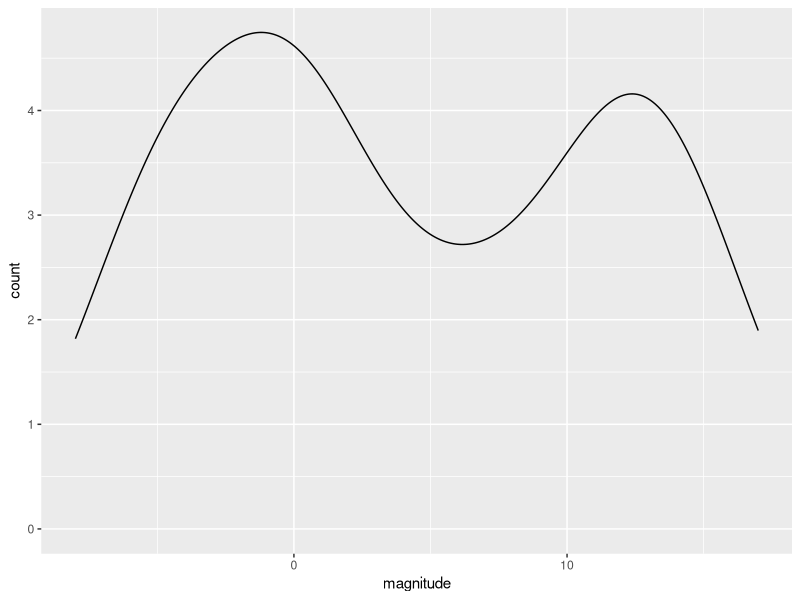
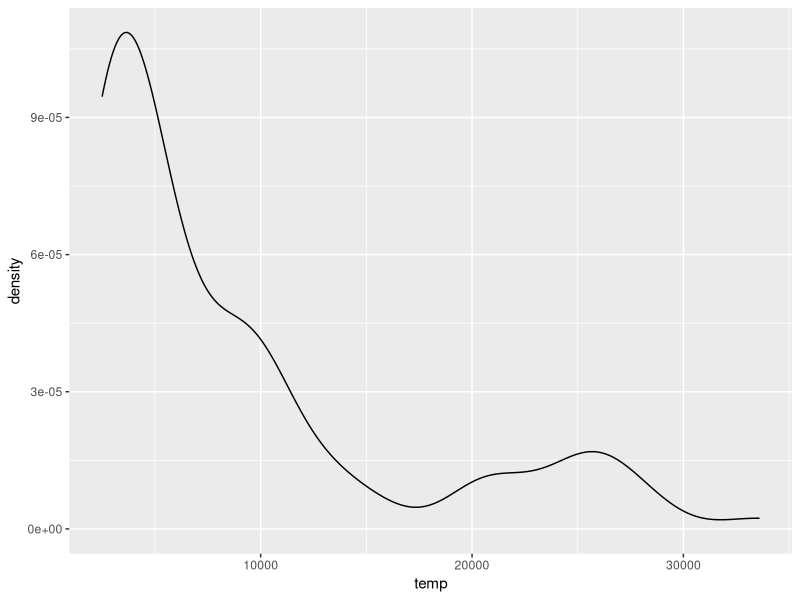
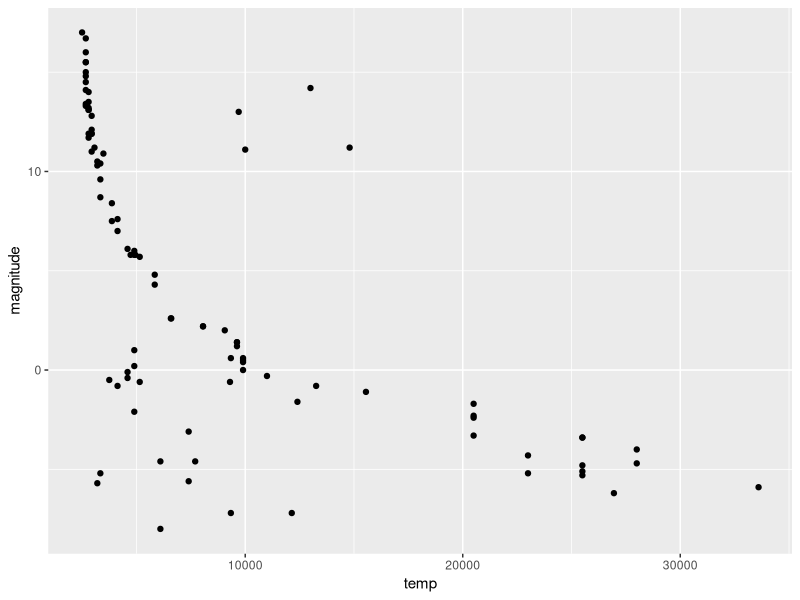
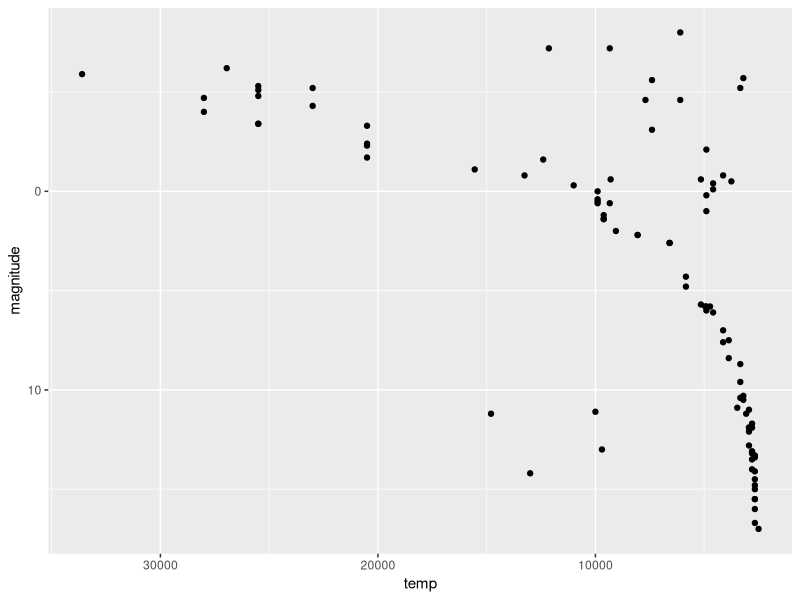
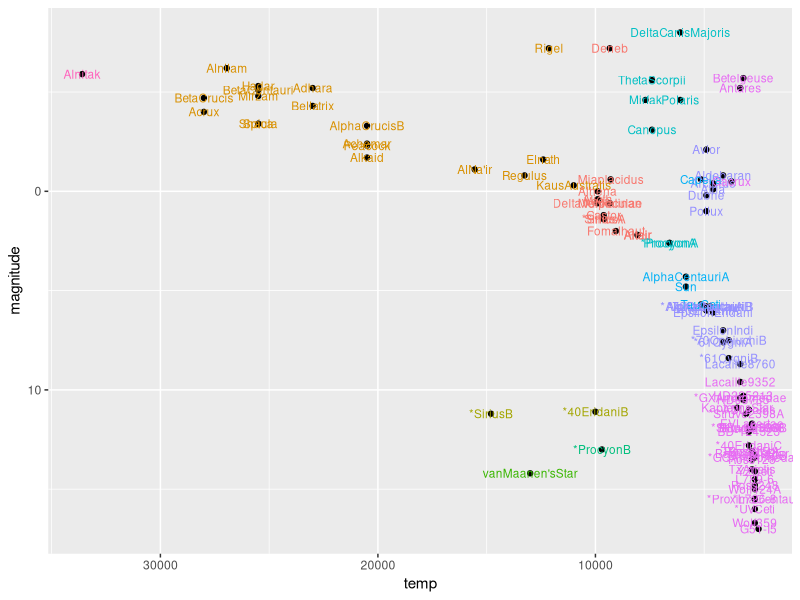
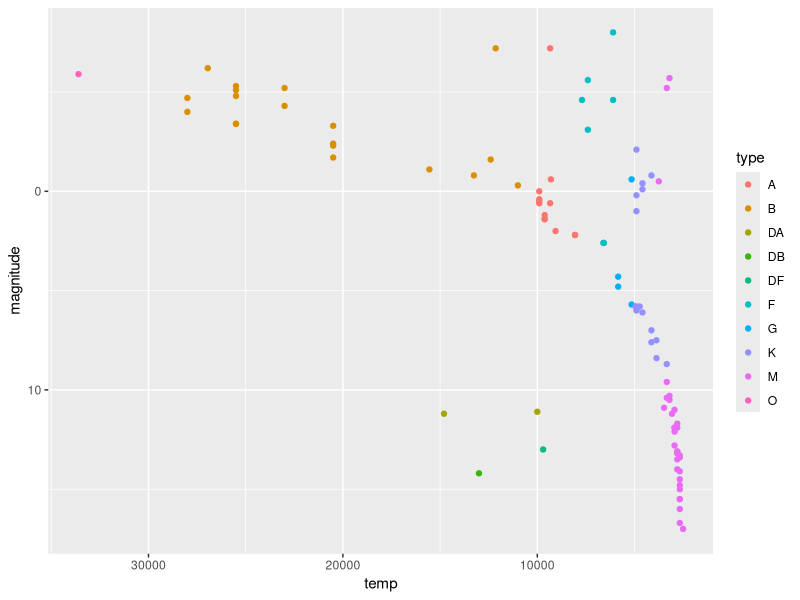

Reproduce these figures in R, in order. (Note: this script raises an error after producing the figures.)

# ASSESSMENT 13 - Properties of Stars Exercises
library(tidyverse)
library(dslabs)
library(ggplot2)
data(stars)
options(digits = 3)   # report 3 significant digits
str(stars)
library(RColorBrewer)

# QUESTION 1 MEAN MAGNITUDE
mean(stars$magnitude)
sd(stars$magnitude)

# QUESTION 2 -DENSITY PLOT OF THE MAGNITUDE - HOW MANY PEAKS?
stars%>%
  ggplot(aes(magnitude, temperature, y=..count..))+
  geom_density(alpha=0.2, position="stack")

# QUESTION 3 - Examine the distribution of star temperature.
# Which of these statements best characterizes the temperature distribution?
stars %>%
  ggplot(aes(temp)) +
  geom_density()

# Question 4
# Make a scatter plot of the data with temperature on the x-axis and magnitude on the 
# y-axis and examine the relationship between the variables. 
# Recall that lower magnitude means a more luminous (brighter) star.
# Most stars follow a _______________ trend. These are called main sequence stars.

stars %>%
  ggplot(aes(temp, magnitude)) +
  geom_point()

# Question 5 scale_y_reverse()

stars %>%
  ggplot(aes(temp, magnitude)) +
  geom_point()+
  scale_x_continuous(log10)+
  scale_x_reverse()+
  scale_y_reverse()

# Question 6 = 4 white dwarfs
# answer=These stars are in the lower left of the plot from question 5. 
# There are 4 stars in this region.

# Question 7 = 5000K

# Question 8

stars %>%
  ggplot(aes(temp, magnitude)) +
  geom_point()+
  scale_x_continuous(log10)+
  scale_x_reverse()+
  scale_y_reverse()+
  geom_text(aes(label = star, color=type), size=3, show.legend = FALSE)

# QUESTION 9
# Remove the text labels and color the points by star type. This classification describes
# the properties of the star's spectrum, the amount of light produced at various wavelengths.
# Which star type has the lowest temperature?
# Which star type has the highest temperature?
# The Sun is classified as a G-type star. 
#Is the most luminous G-type star in this dataset also the hottest?

stars %>%
  ggplot(aes(temp, magnitude, color=type)) +
  geom_point()+
  scale_x_continuous(log10)+
  scale_x_reverse()+
  scale_y_reverse()


t<-order(stars$temp)
t

# ASSESSMENT 14 Climate Change Exercises: Questions 1-7
library(tidyverse)
library(dslabs)
library(ggplot2)
library(dplyr)
data(temp_carbon)
data(greenhouse_gases)
data(historic_co2)


library(dslabs)
install.packages(temp_carbon)
print(temp_carbon$year) # 2018

# Which of these code blocks return the latest year for which carbon emissions are reported?

temp_carbon %>%
  .$year %>%
  max()

temp_carbon %>%
  filter(!is.na(carbon_emissions)) %>%
  pull(year) %>%
  max()

temp_carbon %>%
  filter(!is.na(carbon_emissions)) %>%
  max(year)

temp_carbon %>%
  filter(!is.na(carbon_emissions)) %>%
  .$year %>%
  max()

temp_carbon %>%
  filter(!is.na(carbon_emissions)) %>%
  select(year) %>%
  max()

temp_carbon %>%
  filter(!is.na(carbon_emissions)) %>%
  max(.$year)

# QUESTION 2
# What is the first year for which carbon emissions (carbon_emissions) data are available?
temp_carbon%>%filter(carbon_emissions, year)

## What is the last year for which carbon emissions data are available?
temp_carbon%>%filter(carbon_emissions, year==1751)

# How many times larger were carbon emissions in the last year relative to the first year?
temp_carbon%>%filter(carbon_emissions, year==2018)

# QUESTION 3
# Inspect the difference in temperature in temp_carbon from the first available year 
#to the last available year.
# What is the first year for which global temperature anomaly (temp_anomaly) data are 
# available?
temp_carbon%>%select(temp_anomaly, year)

# QUESTION 4
# Create a time series line plot of the temperature anomaly. 
# Only incl"ude years where temperatures are reported. Save this plot to the object p.
# Which command adds a blue horizontal line indicating the 20th century mean temperature?

p<- temp_carbon%>% ggplot(aes(year,temp_anomaly))+
  geom_line()+
  geom_text(aes(label=year), size=2)


p + geom_vline(aes(xintercept = 0), col = "blue")

p + geom_hline(aes(y = 0), col = "blue")

p + geom_hline(aes(yintercept = 0, col = "blue"))

p + geom_hline(aes(yintercept = 0), col = "blue")


# QUESTION 5
# Continue working with p, the plot created in the previous question.
# Change the y-axis label to be "Temperature anomaly (degrees C)". 
# Add a title, "Temperature anomaly relative to 20th century mean, 1880-2018". 
# Also add a text layer to the plot: the x-coordinate should be 2000, the y-coordinate 
# should be 0.05, the text should be "20th century mean", and the text color should be 
# blue.
# Which of the following code blocks is correct?
# right answer: no.#4

p<-temp_carbon%>% ggplot(aes(year,temp_anomaly))+
  geom_line()+
  geom_text(aes(label=year), size=2, color="red")

p + ylab("Temperature anomaly (degrees C)") +
  ggtitle("Temperature anomaly relative to 20th century mean, 1880-2018") +
  geom_text(aes(x = 2000, y = 0.05, label = "20th century mean"), col = "blue")


# right answer (code)
temp_carbon %>%
  ggplot(aes(year, temp_anomaly)) +
  geom_line() +
  geom_hline(aes(yintercept = 0), col = "blue") +
  ylab("Temperature anomaly (degrees C)") +
  geom_text(aes(x = 2000, y = 0.05, label = "20th century mean"), col = "blue") +
  xlim(c(1880, 2018)) +
  ggtitle("Temperature anomaly relative to 20th century mean, 1880-2018")

# Question 6
# When was the earliest year with a temperature above the 20th century mean?
p<-temp_carbon%>% 
  filter(temp_anomaly>0.05) # answer: 1940=0.16
p
# When was the last year with an average temperature below the 20th century mean?
p<-temp_carbon%>% 
  filter(temp_anomaly<0.05) # answer: 1976
p
# In what year did the temperature anomaly exceed 0.5 degrees Celsius for the first time?
p<-temp_carbon%>% 
  filter(temp_anomaly==0.51)
p

# Question 7
# Add layers to the previous plot to include line graphs of the temperature anomaly 
# in the ocean (ocean_anomaly) and on land (land_anomaly). 
# Assign different colors to the lines. Compare the global temperature anomaly to the land 
# temperature anomaly and ocean temperature anomaly.

# Which region has the largest 2018 temperature anomaly relative to the 20th century mean?
temp_carbon%>% 
ggplot(aes(year,land_anomaly))+
geom_line()+
  geom_hline(aes(yintercept = 0.05), col = "blue") +
geom_text(aes(label=year), size=2, color="brown")

temp_carbon%>%select(year>"1900", year<2000, temp_anomaly, ocean_anomaly, land_anomaly)
         
# Which region has the largest change in temperature since 1880?
temp_carbon%>% 
  ggplot(aes(year,ocean_anomaly))+
  geom_line()+
  geom_hline(aes(yintercept = 0.05), col = "blue") +
  geom_text(aes(label=year), size=2, color="orange")

l<-c(temp_carbon$land_anomaly, na.rm=FALSE)
l
t<-(temp_carbon$temp_anomaly)
t
o<-(temp_carbon$ocean_anomaly)
o

# Which region has a temperature anomaly pattern that more closely matches the global 
# pattern?
temp_carbon %>% 
  group_by(land_anomaly) %>% 
summarize(average = mean(land_anomaly=="1:98"))

# right answer: compare charts with naked eye


# Question 8
# Complete the code outline below to make a line plot of concentration on the y-axis by 
# year on the x-axis. Facet by gas, aligning the plots vertically so as to ease comparisons
# along the year axis. Add a vertical line with an x-intercept at the year 1850, noting 
# the unofficial start of the industrial revolution and widespread fossil fuel consumption.
# Note that the units for ch4 and n2o are ppb while the units for co2 are ppm.

str(greenhouse_gases)

greenhouse_gases %>%
  ggplot(aes(year, concentration)) +
  geom_line() +
  facet_grid(gas~., scales = "free") +
  geom_vline(aes(xintercept = 1850), col = "blue") +
  ylab("Concentration (ch4/n2o ppb, co2 ppm)") +
  ggtitle("Atmospheric greenhouse gas concentration by year, 0-2000")          


# Question 10
# Make a time series line plot of carbon emissions (carbon_emissions) from the temp_carbon dataset. 
# The y-axis is metric tons of carbon emitted per year.
# Which of the following are true about the trend of carbon emissions?
temp_carbon %>%
  ggplot(aes(year, carbon_emissions)) +
  geom_line() +
  geom_vline(aes(xintercept = 1850), col = "blue")
# right answer: points 1,4,5,6

# Question 11
# Make a line plot of co2 concentration over time (year), 
# coloring by the measurement source (source). Save this plot as co2_time for later use.
# Which of the following are true about co2_time, the time series of co2 over the last 
# 800,000 years?
str(historic_co2)

historic_co2%>%
ggplot(aes(year, co2), color=source) +
  geom_line() +
  ggtitle("co2_time")     

# QUESTION 12
# Change the x-axis limits to -800,000 and -775,000. About how many years did it take 
# for co2 to rise from 200 ppmv to its peak near 275 ppmv?
#  scale_x_continuous(limits=c(-800,000, -775,000)) or coord_cartesian(xlim = c(, )) 

historic_co2%>%
  ggplot(aes(year, co2), color=source) +
  coord_cartesian(xlim=c(-8e+05, -775e+3))+
   geom_line() +
  ggtitle("co2_time")

# Change the x-axis limits to -375,000 and -330,000. About how many years did it take for
# co2 to rise from the minimum of 180 ppm to its peak of 300 ppmv?
historic_co2%>%
  ggplot(aes(year, co2), color=source) +
  coord_cartesian(xlim=c(-375e+03, -330e+3))+
  geom_line() +
  ggtitle("co2_time")

# Change the x-axis limits to -140,000 and -120,000. About how many years did it take for
# co2 to rise from 200 ppmv to its peak near 280 ppmv?
historic_co2%>%
  ggplot(aes(year, co2), color=source) +
  coord_cartesian(xlim=c(-140e+03, -120e+3))+
  geom_line() +
  ggtitle("co2_time")

# Change the x-axis limits to -3000 and 2018 to investigate modern changes in co2. 
# About how many years did it take for co2 to rise from its stable level around 275 ppmv 
# to the current level of over 400 ppmv?
historic_co2%>%
  ggplot(aes(year, co2), color=source) +
  coord_cartesian(xlim=c(1e+03, 20e+02))+
  geom_line() +
  ggtitle("co2_time")
